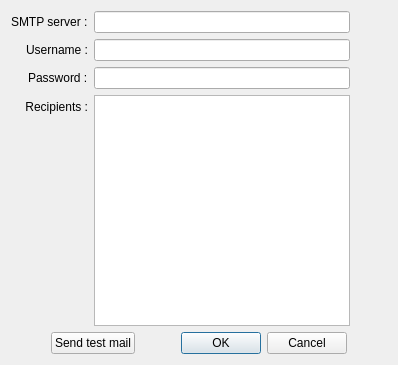
<?xml version="1.0" encoding="UTF-8"?>
<ui version="4.0">
 <class>Dlg_Mail</class>
 <widget class="QDialog" name="Dlg_Mail">
  <property name="geometry">
   <rect>
    <x>0</x>
    <y>0</y>
    <width>398</width>
    <height>365</height>
   </rect>
  </property>
  <property name="windowTitle">
   <string>Configure mail alert</string>
  </property>
  <property name="modal">
   <bool>true</bool>
  </property>
  <layout class="QVBoxLayout" name="verticalLayout">
   <item>
    <layout class="QFormLayout" name="formLayout_2">
     <item row="0" column="0">
      <layout class="QFormLayout" name="formLayout">
       <property name="fieldGrowthPolicy">
        <enum>QFormLayout::AllNonFixedFieldsGrow</enum>
       </property>
       <property name="labelAlignment">
        <set>Qt::AlignRight|Qt::AlignTrailing|Qt::AlignVCenter</set>
       </property>
       <item row="0" column="0">
        <widget class="QLabel" name="label">
         <property name="text">
          <string>SMTP server :</string>
         </property>
        </widget>
       </item>
       <item row="0" column="1">
        <widget class="QLineEdit" name="lE_SMTP"/>
       </item>
       <item row="1" column="0">
        <widget class="QLabel" name="label_2">
         <property name="text">
          <string>Username :</string>
         </property>
         <property name="alignment">
          <set>Qt::AlignRight|Qt::AlignTrailing|Qt::AlignVCenter</set>
         </property>
        </widget>
       </item>
       <item row="1" column="1">
        <widget class="QLineEdit" name="lE_username">
         <property name="text">
          <string/>
         </property>
        </widget>
       </item>
       <item row="2" column="0">
        <widget class="QLabel" name="label_3">
         <property name="text">
          <string>Password :</string>
         </property>
        </widget>
       </item>
       <item row="2" column="1">
        <widget class="QLineEdit" name="lE_password">
         <property name="text">
          <string/>
         </property>
         <property name="echoMode">
          <enum>QLineEdit::Password</enum>
         </property>
        </widget>
       </item>
       <item row="3" column="0">
        <widget class="QLabel" name="label_4">
         <property name="text">
          <string>Recipients :</string>
         </property>
         <property name="alignment">
          <set>Qt::AlignRight|Qt::AlignTrailing|Qt::AlignVCenter</set>
         </property>
        </widget>
       </item>
       <item row="3" column="1">
        <widget class="QPlainTextEdit" name="listDest">
         <property name="plainText">
          <string/>
         </property>
        </widget>
       </item>
      </layout>
     </item>
     <item row="1" column="0">
      <layout class="QHBoxLayout" name="horizontalLayout">
       <item>
        <spacer name="horizontalSpacer_2">
         <property name="orientation">
          <enum>Qt::Horizontal</enum>
         </property>
         <property name="sizeHint" stdset="0">
          <size>
           <width>40</width>
           <height>20</height>
          </size>
         </property>
        </spacer>
       </item>
       <item>
        <widget class="QPushButton" name="pB_Check">
         <property name="text">
          <string>Send test mail</string>
         </property>
        </widget>
       </item>
       <item>
        <spacer name="horizontalSpacer">
         <property name="orientation">
          <enum>Qt::Horizontal</enum>
         </property>
         <property name="sizeHint" stdset="0">
          <size>
           <width>40</width>
           <height>20</height>
          </size>
         </property>
        </spacer>
       </item>
       <item>
        <widget class="QDialogButtonBox" name="buttonBox">
         <property name="orientation">
          <enum>Qt::Horizontal</enum>
         </property>
         <property name="standardButtons">
          <set>QDialogButtonBox::Cancel|QDialogButtonBox::Ok</set>
         </property>
        </widget>
       </item>
      </layout>
     </item>
    </layout>
   </item>
  </layout>
 </widget>
 <resources/>
 <connections>
  <connection>
   <sender>buttonBox</sender>
   <signal>accepted()</signal>
   <receiver>Dlg_Mail</receiver>
   <slot>accept()</slot>
   <hints>
    <hint type="sourcelabel">
     <x>248</x>
     <y>254</y>
    </hint>
    <hint type="destinationlabel">
     <x>157</x>
     <y>274</y>
    </hint>
   </hints>
  </connection>
  <connection>
   <sender>buttonBox</sender>
   <signal>rejected()</signal>
   <receiver>Dlg_Mail</receiver>
   <slot>reject()</slot>
   <hints>
    <hint type="sourcelabel">
     <x>316</x>
     <y>260</y>
    </hint>
    <hint type="destinationlabel">
     <x>286</x>
     <y>274</y>
    </hint>
   </hints>
  </connection>
 </connections>
</ui>
